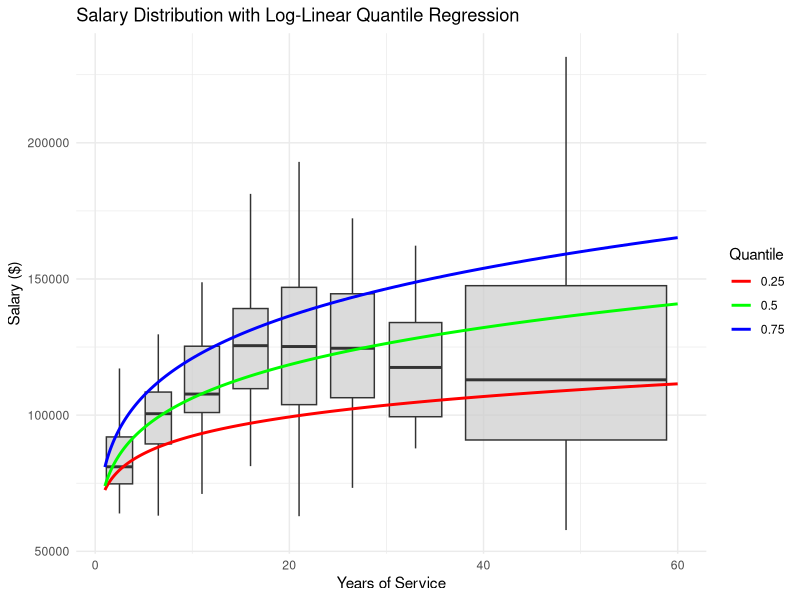

Source code (R):
library(car)
data("Salaries")

library(quantreg)
library(ggplot2)
library(dplyr)

# Rimuovere valori non validi
Salaries <- Salaries %>%
  filter(is.finite(log(yrs.service)), is.finite(log(salary))) %>%
  mutate(
    log_exp = log(yrs.service),
    experience_group = cut(yrs.service, breaks=c(0,4,8,13,18,23,29,36,65), include.lowest=TRUE)
    )

# Modelli di regressione quantilica log-lineare
tau_values <- c(0.25, 0.5, 0.75)
models <- lapply(tau_values, function(tau) {
  rq(log(salary) ~ log_exp, data = Salaries, tau = tau)
})

# Predizioni per ogni quantile
log_exp_seq <- seq(min(Salaries$log_exp, na.rm = TRUE), max(Salaries$log_exp, na.rm = TRUE), length.out = 100)
predictions <- do.call(rbind, lapply(1:length(models), function(i) {
  data.frame(
    log_exp = log_exp_seq,
    salary_pred = exp(predict(models[[i]], newdata = data.frame(log_exp = log_exp_seq))),
    tau = tau_values[i]
  )
}))

# Creazione del grafico
ggplot(Salaries, aes(x=yrs.service, y = salary)) +
  geom_boxplot(aes(group = experience_group),
               alpha = 0.7, fill = "gray80",outlier.shape = NA) +  # Boxplot uniformi
  geom_line(data = predictions, aes(x = exp(log_exp), y = salary_pred, color = factor(tau)), size = 1) +  # Curve allineate
  labs(
    title = "Salary Distribution with Log-Linear Quantile Regression",
    x = "Years of Service",
    y = "Salary ($)",
    color = "Quantile"
  ) +
  scale_color_manual(values = c("red", "green", "blue")) +
  theme_minimal()


